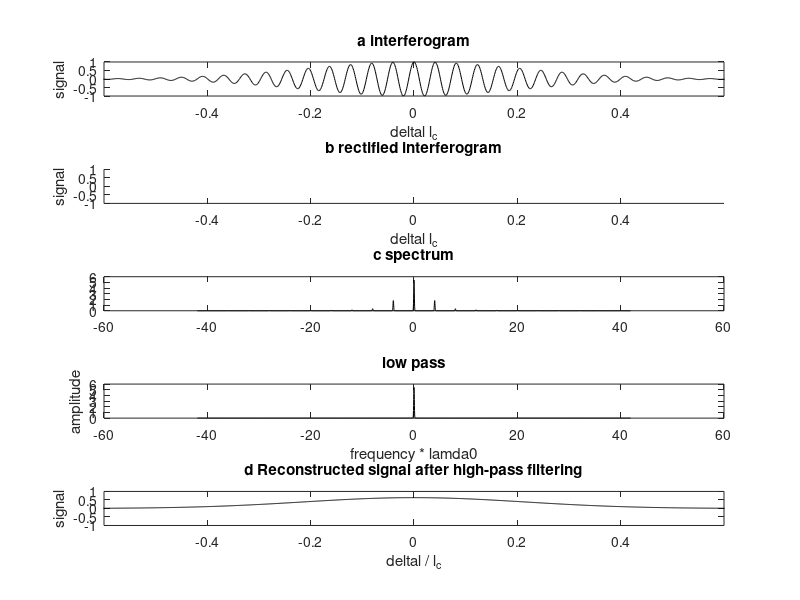

MATLAB code for this plot:
%Center
lamda0=830E-9;
%band
dlamda=60E-9;
c=3E8;
lc=4*log(2)/pi*lamda0^2/dlamda;
N=2^12;
dl=lc*linspace(-2,2,N);


k0=2*pi/lamda0;
subplot(5,1,1)
lac=exp(-16*log(2)*(dl/lc).^2).*cos(2*k0*dl);
plot(dl/lc,lac,'k')
title('a interferogram')
xlabel('deltal l_c')
ylabel('signal')
axis([-0.6,0.6,-1,1])
subplot(5,1,2)
lrec=abs(lac);
%plot(dl/lc,lre,'k')
title('b rectified interferogram')
xlabel('deltal l_c')
ylabel('signal')
axis([-0.6,0.6,-1,1])
subplot(5,1,3)
frec1=fft(lrec)/sqrt(N);
frec2=fftshift(frec1);


dfreq=1/(4*lc);
freq=dfreq*(-N/2:N/2-1);
plot(freq*lamda0,abs(frec2),'k')
title('c spectrum')



cutoff_freq = 0.05 * max(abs(freq)); 
high_pass_mask = abs(freq)< cutoff_freq; 
frec2_high_pass = frec2 .* high_pass_mask; 

subplot(5, 1, 4);
plot(freq * lamda0, abs(frec2_high_pass), 'k');
title('low pass');
xlabel('frequency * lamda0');
ylabel('amplitude');


lrec_filtered = ifft(ifftshift(frec2_high_pass)) * sqrt(N); 

subplot(5, 1, 5);
plot(dl/lc, real(lrec_filtered), 'k');
title('d Reconstructed signal after high-pass filtering');
xlabel('deltal / l_c');
ylabel('signal');
axis([-0.6, 0.6, -1, 1]);
